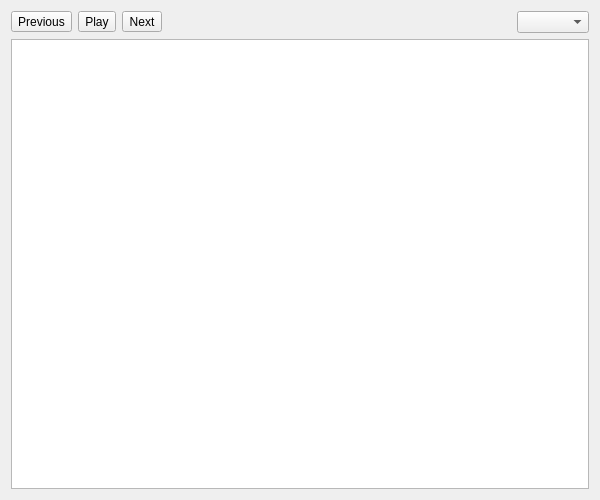
<?xml version="1.0" encoding="UTF-8"?>
<ui version="4.0">
 <class>UnTech::GuiQt::MetaTiles::MtTilesetCentralWidget</class>
 <widget class="QWidget" name="UnTech::GuiQt::MetaTiles::MtTilesetCentralWidget">
  <property name="geometry">
   <rect>
    <x>0</x>
    <y>0</y>
    <width>600</width>
    <height>500</height>
   </rect>
  </property>
  <layout class="QVBoxLayout" name="verticalLayout">
   <item>
    <layout class="QHBoxLayout" name="headerLayout">
     <item>
      <widget class="QToolButton" name="previousButton">
       <property name="toolTip">
        <string>Previous Frame</string>
       </property>
       <property name="text">
        <string>Previous</string>
       </property>
       <property name="icon">
        <iconset resource="../../../../resources/resources.qrc">
         <normaloff>:/icons/previous.svg</normaloff>:/icons/previous.svg</iconset>
       </property>
      </widget>
     </item>
     <item>
      <widget class="QToolButton" name="playButton">
       <property name="toolTip">
        <string>Play Animation</string>
       </property>
       <property name="text">
        <string>Play</string>
       </property>
       <property name="icon">
        <iconset resource="../../../../resources/resources.qrc">
         <normaloff>:/icons/animation-play.svg</normaloff>:/icons/animation-play.svg</iconset>
       </property>
       <property name="checkable">
        <bool>true</bool>
       </property>
      </widget>
     </item>
     <item>
      <widget class="QToolButton" name="nextButton">
       <property name="toolTip">
        <string>Next Frame</string>
       </property>
       <property name="text">
        <string>Next</string>
       </property>
       <property name="icon">
        <iconset resource="../../../../resources/resources.qrc">
         <normaloff>:/icons/next.svg</normaloff>:/icons/next.svg</iconset>
       </property>
      </widget>
     </item>
     <item>
      <widget class="QLabel" name="animationFrameLabel">
       <property name="text">
        <string/>
       </property>
       <property name="textFormat">
        <enum>Qt::PlainText</enum>
       </property>
      </widget>
     </item>
     <item>
      <spacer name="horizontalSpacer">
       <property name="orientation">
        <enum>Qt::Horizontal</enum>
       </property>
       <property name="sizeHint" stdset="0">
        <size>
         <width>0</width>
         <height>0</height>
        </size>
       </property>
      </spacer>
     </item>
     <item>
      <widget class="QComboBox" name="region"/>
     </item>
    </layout>
   </item>
   <item>
    <widget class="ZoomableGraphicsView" name="graphicsView"/>
   </item>
  </layout>
 </widget>
 <customwidgets>
  <customwidget>
   <class>ZoomableGraphicsView</class>
   <extends>QGraphicsView</extends>
   <header>gui-qt/common/graphics/zoomablegraphicsview.h</header>
  </customwidget>
 </customwidgets>
 <resources>
  <include location="../../../../resources/resources.qrc"/>
 </resources>
 <connections/>
</ui>
